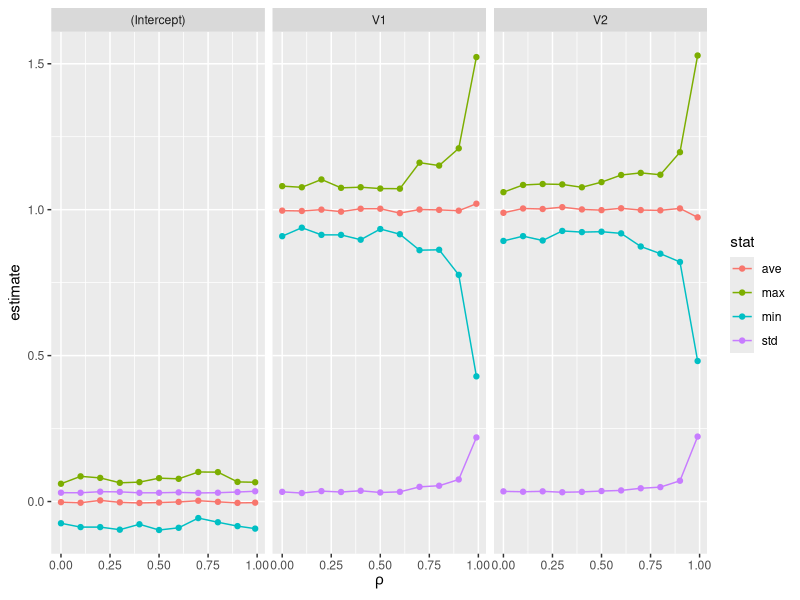

The R script that drew this image:
## ---- chunk 1
library(MASS)
library(tidyverse)
## ---- chunk 2
?mvrnorm
mvrnorm(100, c(10, 20), matrix(c(5, 3, 3, 10), nrow = 2))  %>% cor
mvrnorm(100, c(10, 20), matrix(c(5, 6, 6, 10), nrow = 2))  %>% cor
## ---- chunk 3
# mvrnorm(100, c(0, 0), matrix(c(2, 3, 3, 2), nrow = 2))
## ---- chunk 4
get_estimates <- function(rho = 0) {
  X <- mvrnorm(1000, rep(0, 2), matrix(c(1, rho, rho, 1), nrow = 2)) %>% 
    as_data_frame %>% mutate(y = V1 + V2 + rnorm(1000))
  lm(y ~ ., data = X)$coefficients
}
## ---- chunk 5
rho_grid <- seq(0, .9, .1) %>% c(.99)
results  <- vector('list', length(rho_grid)) 
for(i in 1:length(rho_grid)) {
  results[[i]] <- replicate(100, get_estimates(rho_grid[i])) %>% t %>% 
    as_data_frame %>% 
    mutate(rho_value = rho_grid[i])
}
result_df <- do.call('rbind', results)
## ---- chunk 6
result_long <- gather(result_df, key = parameter, value = estimate, -rho_value)
## ---- chunk 7
stats <- result_long %>% group_by(rho_value, parameter) %>% 
  summarise(ave = mean(estimate), 
            std = sd(estimate),
            min = min(estimate),
            max = max(estimate)) %>% 
  gather(key = stat, value = val, -rho_value, -parameter)

ggplot(stats, aes(rho_value, val)) + 
  geom_point(aes(col = stat)) +
  geom_line(aes(col = stat)) + 
  facet_wrap(~parameter) +
  xlab(expression(rho)) +
  ylab('estimate')
## ---- chunk 8
result_df %>% group_by(rho_value) %>% summarise(cor_est = cor(V1, V2))
